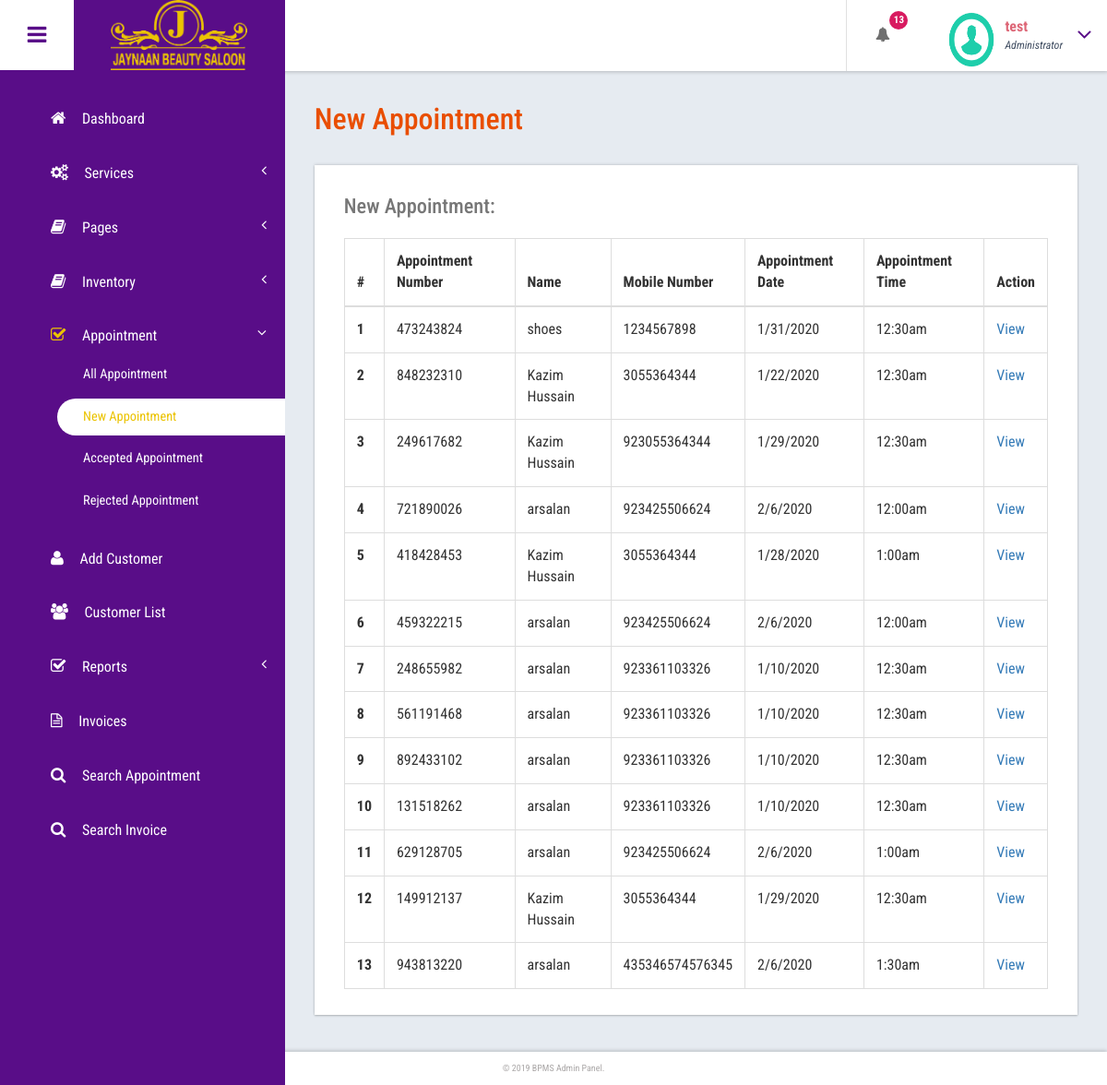
Page /salon.opencapto.io/admin/new-appointment.php (signed in) on the committed database.
### tables this page shows
CREATE TABLE `tblappointment` (
  `ID` int(10) NOT NULL,
  `AptNumber` varchar(80) DEFAULT NULL,
  `Name` varchar(120) DEFAULT NULL,
  `Email` varchar(120) DEFAULT NULL,
  `PhoneNumber` bigint(11) DEFAULT NULL,
  `AptDate` varchar(120) DEFAULT NULL,
  `AptTime` varchar(120) DEFAULT NULL,
  `Services` varchar(120) DEFAULT NULL,
  `ApplyDate` varchar(50) DEFAULT NULL,
  `Remark` varchar(200) DEFAULT NULL,
  `Status` varchar(200) DEFAULT NULL,
  `RemarkDate` varchar(200) NOT NULL
);

### salon.opencapto.io/admin/new-appointment.php (the view, shortened to what this page needs)
<?php
include('includes/dbconnection.php');
if (strlen($_SESSION['bpmsaid']==0)) {
  header('location:logout.php');
  } else{
  ?>
<!DOCTYPE HTML>
<html>
<head>
<link href="css/bootstrap.css" rel='stylesheet' type='text/css' />
<link href="css/style.css" rel='stylesheet' type='text/css' />
<link href="css/font-awesome.css" rel="stylesheet">
<link href="css/animate.css" rel="stylesheet" type="text/css" media="all">
<link href="css/custom.css" rel="stylesheet">
</head>
<body class="cbp-spmenu-push">
	<div class="main-content">
		 <?php include_once('includes/sidebar.php');?>
		 <?php include_once('includes/header.php');?>
		<div id="page-wrapper">
			<div class="main-page">
				<div class="tables">
					<h3 class="title1">New Appointment</h3>
					<div class="table-responsive bs-example widget-shadow">
						<h4>New Appointment:</h4>
						<table class="table table-bordered"> <thead> <tr> <th>#</th> <th> Appointment Number</th> <th>Name</th><th>Mobile Number</th> <th>Appointment Date</th><th>Appointment Time</th><th>Action</th> </tr> </thead> <tbody>
<?php
$ret=mysqli_query($con,"select *from  tblappointment where Status=0");
$cnt=1;
while ($row=mysqli_fetch_array($ret)) {
?>
						 <tr> <th scope="row"><?php echo $cnt;?></th> <td><?php  echo $row['AptNumber'];?></td> <td><?php  echo $row['Name'];?></td><td><?php  echo $row['PhoneNumber'];?></td><td><?php  echo $row['AptDate'];?></td> <td><?php  echo $row['AptTime'];?></td> <td><a href="view-appointment.php?viewid=<?php echo $row['ID'];?>">View</a></td> </tr>   <?php
$cnt=$cnt+1;
}?></tbody> </table>
					</div>
				</div>
			</div>
		</div>
		 <?php include_once('includes/footer.php');?>
	</div>
</body>
</html>
<?php }  ?>

### salon.opencapto.io/admin/includes/header.php (shortened to what this page needs)
<div class="sticky-header header-section ">
      <div class="header-left">
        <button id="showLeftPush"><i class="fa fa-bars"></i></button>
        <div class="logo">
          <a href="index.html">
         <img src="../images/Logo.png" alt="">
          </a>
        </div>
      </div>
      <div class="header-right">
        <div class="profile_details_left">
          <ul class="nofitications-dropdown">
            <?php
$ret1=mysqli_query($con,"select ID,Name from  tblappointment where Status=0");
$num=mysqli_num_rows($ret1);
?>
            <li class="dropdown head-dpdn">
              <a href="#" class="dropdown-toggle" data-toggle="dropdown" aria-expanded="false"><i class="fa fa-bell"></i><span class="badge blue"><?php echo $num;?></span></a>
            </li>
          </ul>
          <div class="clearfix"> </div>
        </div>
        <div class="profile_details">
        <?php
$adid=$_SESSION['bpmsaid'];
$ret=mysqli_query($con,"select AdminName from tbladmin where ID='$adid'");
$row=mysqli_fetch_array($ret);
$name=$row['AdminName'];
?>
          <ul>
            <li class="dropdown profile_details_drop">
              <a href="#" class="dropdown-toggle" data-toggle="dropdown" aria-expanded="false">
                <div class="profile_img">
                  <span class="prfil-img"><img src="images/download (1).png" alt="" width="50" height="60"> </span>
                  <div class="user-name">
                    <p><?php echo $name; ?></p>
                    <span>Administrator</span>
                  </div>
                  <i class="fa fa-angle-down lnr"></i>
                  <div class="clearfix"></div>
                </div>
              </a>
            </li>
          </ul>
        </div>
      </div>
      <div class="clearfix"> </div>
    </div>

### salon.opencapto.io/admin/css/custom.css (style rules this page uses)
#page-wrapper { padding:7em 2em 2.5em; background-color: #E6EBF1; }

### rows in the picture
tblappointment: AptNumber "473243824", Name "shoes", PhoneNumber "1234567898", AptDate "1/31/2020", AptTime "12:30am"
tblappointment: AptNumber "848232310", Name "Kazim Hussain", PhoneNumber "3055364344", AptDate "1/22/2020", AptTime "12:30am"
tblappointment: AptNumber "249617682", Name "Kazim Hussain", PhoneNumber "923055364344", AptDate "1/29/2020", AptTime "12:30am"
tblappointment: AptNumber "721890026", Name "arsalan", PhoneNumber "923425506624", AptDate "2/6/2020", AptTime "12:00am"
tblappointment: AptNumber "418428453", Name "Kazim Hussain", PhoneNumber "3055364344", AptDate "1/28/2020", AptTime "1:00am"
tblappointment: AptNumber "459322215", Name "arsalan", PhoneNumber "923425506624", AptDate "2/6/2020", AptTime "12:00am"
tblappointment: AptNumber "248655982", Name "arsalan", PhoneNumber "923361103326", AptDate "1/10/2020", AptTime "12:30am"
tblappointment: AptNumber "561191468", Name "arsalan", PhoneNumber "923361103326", AptDate "1/10/2020", AptTime "12:30am"
tblappointment: AptNumber "892433102", Name "arsalan", PhoneNumber "923361103326", AptDate "1/10/2020", AptTime "12:30am"
tblappointment: AptNumber "131518262", Name "arsalan", PhoneNumber "923361103326", AptDate "1/10/2020", AptTime "12:30am"
tblappointment: AptNumber "629128705", Name "arsalan", PhoneNumber "923425506624", AptDate "2/6/2020", AptTime "1:00am"
tblappointment: AptNumber "149912137", Name "Kazim Hussain", PhoneNumber "3055364344", AptDate "1/29/2020", AptTime "12:30am"
tblappointment: AptNumber "943813220", Name "arsalan", PhoneNumber "435346574576345", AptDate "2/6/2020", AptTime "1:30am"

### other values in the picture
$num "13"
$name "test"
